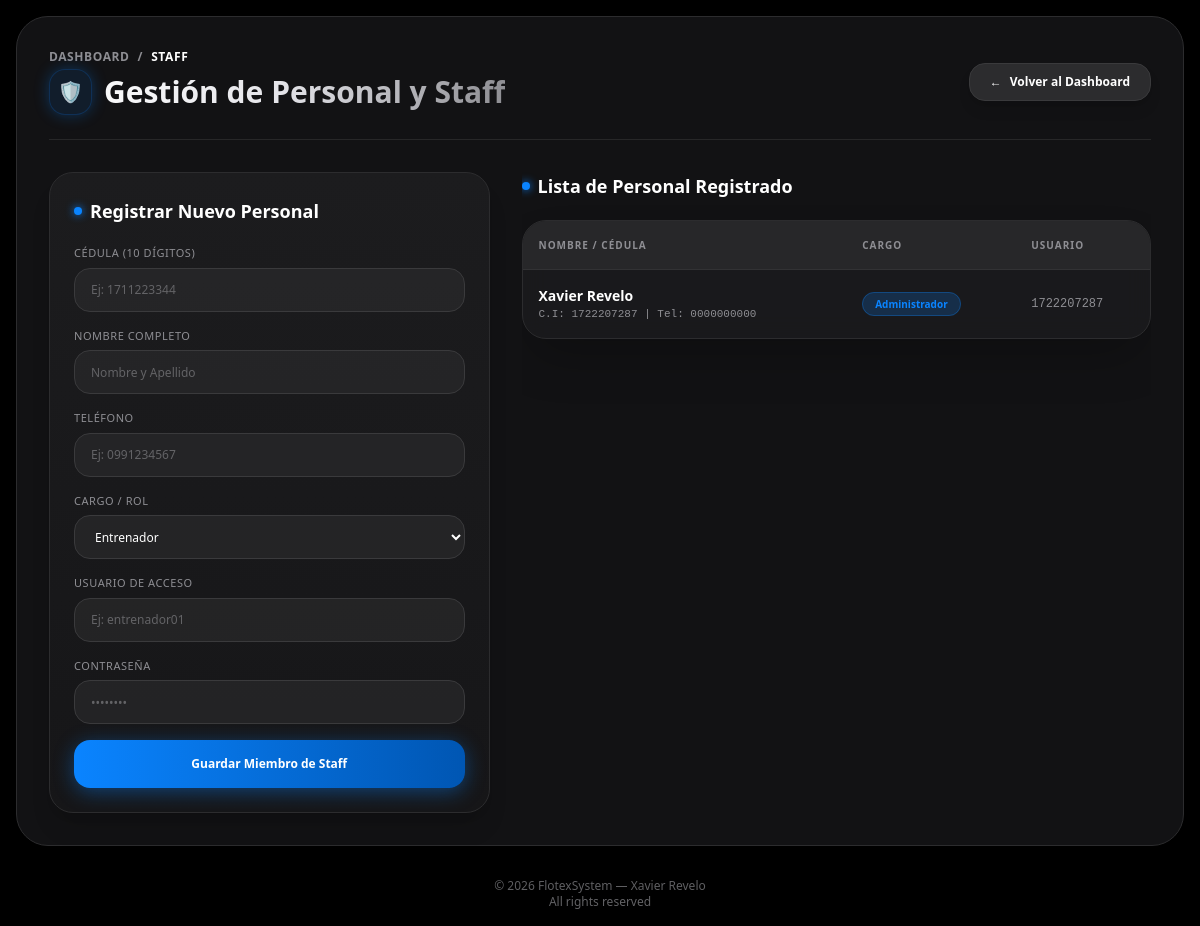
/staff (signed in), run on an earlier commit of the app's database.
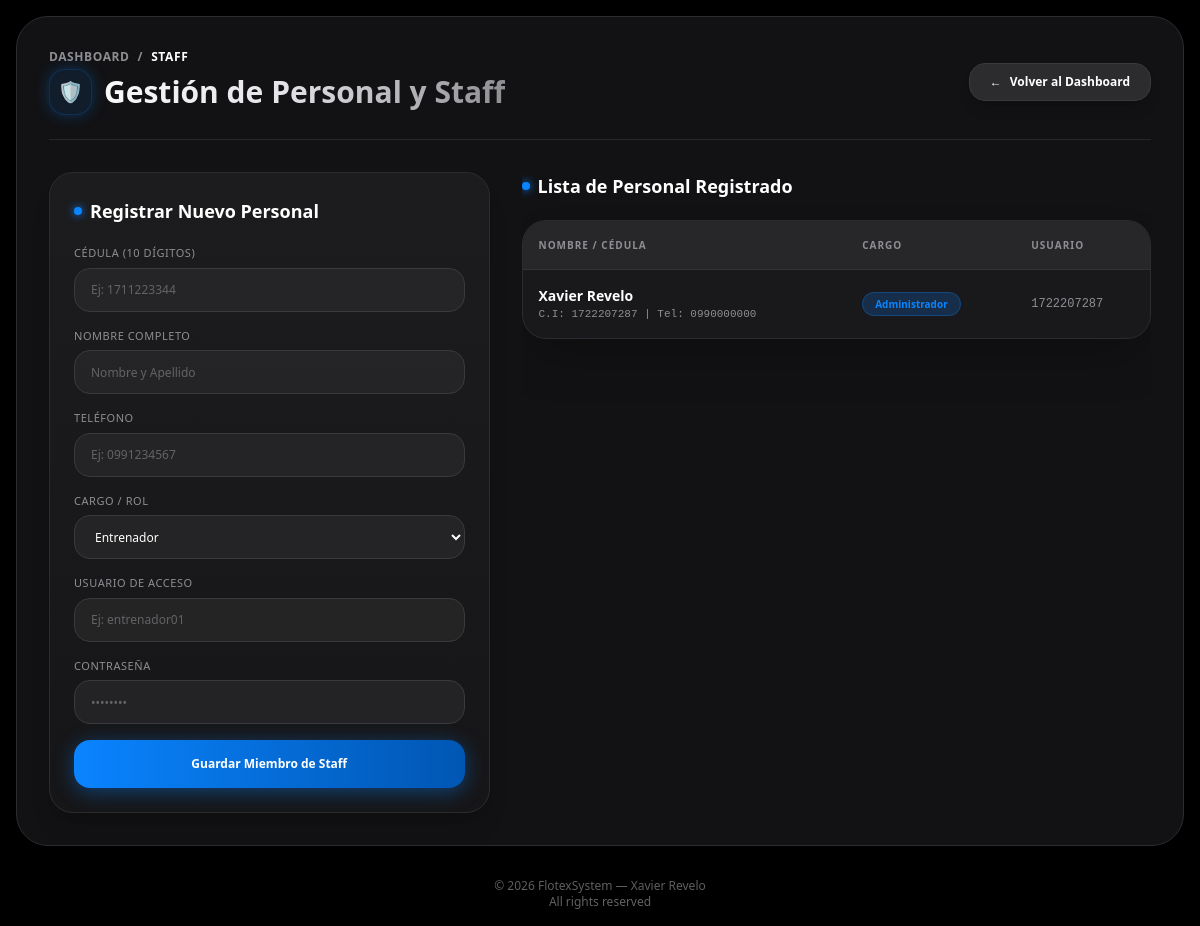
And on a later commit of the database.
### tables this page shows
CREATE TABLE staff (
            id INTEGER PRIMARY KEY AUTOINCREMENT,
            cedula TEXT UNIQUE NOT NULL,
            nombre TEXT NOT NULL,
            cargo TEXT NOT NULL,
            telefono TEXT,
            usuario TEXT UNIQUE NOT NULL,
            password TEXT NOT NULL,
            estado TEXT DEFAULT 'Activo',
            primer_ingreso INTEGER DEFAULT 1
        );

### app.py (the view, shortened to what this page needs)
@app.route("/staff", methods=["GET", "POST"])
def staff():
    if "usuario" not in session:
        return redirect(url_for("login"))
    conn = sqlite3.connect(DB_NAME)
    cursor = conn.cursor()
    cursor.execute("SELECT id, cedula, nombre, telefono, cargo, usuario FROM staff")
    staff_list = cursor.fetchall()
    conn.close()
    return render_template("staff.html", staff_list=staff_list, nombre=session.get("nombre"))

### templates/staff.html (shortened to what this page needs)
{% extends "base.html" %}
{% block content %}
<div class="w-full max-w-7xl bg-[#121214] border border-[#2C2C2E] rounded-[32px] p-6 md:p-8 shadow-[0_0_50px_rgba(0,0,0,0.8)] backdrop-blur-xl">
    <div class="flex flex-col md:flex-row justify-between items-start md:items-center border-b border-[#2C2C2E]/80 pb-6 mb-8 gap-4">
        <div>
            <div class="flex items-center gap-2 text-xs text-[#8E8E93] mb-1 tracking-wider uppercase font-semibold">
                <a href="/dashboard" class="hover:text-[#0A84FF] transition">Dashboard</a>
                <span>/</span>
                <span class="text-white">Staff</span>
            </div>
            <h1 class="text-3xl font-extrabold text-transparent bg-clip-text bg-gradient-to-r from-white via-[#E5E5EA] to-[#8E8E93] flex items-center gap-3">
                <span class="p-2 rounded-2xl bg-[#0A84FF]/10 text-[#0A84FF] border border-[#0A84FF]/20 text-xl shadow-[0_0_15px_rgba(10,132,255,0.3)]">🛡️</span>
            </h1>
        </div>
        <a href="/dashboard" class="bg-[#2C2C2E] hover:bg-[#3A3A3C] text-white border border-[#3A3A3C] px-5 py-2.5 rounded-2xl text-xs font-semibold transition flex items-center gap-2 shadow-lg">
            <span>←</span> Volver al Dashboard
        </a>
    </div>
    <div class="grid grid-cols-1 lg:grid-cols-12 gap-8">
        <div class="lg:col-span-5 bg-gradient-to-b from-[#1C1C1E] to-[#161618] border border-[#2C2C2E] rounded-3xl p-6 shadow-xl relative overflow-hidden">
            <h2 class="text-lg font-bold text-white mb-5 flex items-center gap-2">
                <span class="w-2 h-2 rounded-full bg-[#0A84FF] shadow-[0_0_8px_#0A84FF]"></span>
                Registrar Nuevo Personal
            </h2>
            <form action="/staff" method="POST" class="space-y-4">
                <div>
                    <label class="text-[11px] font-medium text-[#8E8E93] block mb-1.5 uppercase tracking-wider">Cédula (10 dígitos)</label>
                    <input type="text" name="cedula" required maxlength="10" minlength="10" pattern="[0-9]{10}"
                        placeholder="Ej: 1711223344"
                        oninput="this.value = this.value.replace(/[^0-9]/g, '');"
                        class="w-full h-11 px-4 rounded-2xl bg-[#2C2C2E]/60 border border-[#3A3A3C] text-white placeholder-[#636366] focus:outline-none focus:border-[#0A84FF] text-xs transition">
                </div>
                <div>
                    <label class="text-[11px] font-medium text-[#8E8E93] block mb-1.5 uppercase tracking-wider">Nombre Completo</label>
                    <input type="text" name="nombre" required
                        placeholder="Nombre y Apellido"
                        class="w-full h-11 px-4 rounded-2xl bg-[#2C2C2E]/60 border border-[#3A3A3C] text-white placeholder-[#636366] focus:outline-none focus:border-[#0A84FF] text-xs transition">
                </div>
                <div>
                    <label class="text-[11px] font-medium text-[#8E8E93] block mb-1.5 uppercase tracking-wider">Teléfono</label>
                    <input type="text" name="telefono" maxlength="10" pattern="[0-9]{10}"
                        placeholder="Ej: 0991234567"
                        oninput="this.value = this.value.replace(/[^0-9]/g, '');"
                        class="w-full h-11 px-4 rounded-2xl bg-[#2C2C2E]/60 border border-[#3A3A3C] text-white placeholder-[#636366] focus:outline-none focus:border-[#0A84FF] text-xs transition">
                </div>
                <div>
                    <label class="text-[11px] font-medium text-[#8E8E93] block mb-1.5 uppercase tracking-wider">Cargo / Rol</label>
                    <select name="cargo" required
                        class="w-full h-11 px-4 rounded-2xl bg-[#2C2C2E]/60 border border-[#3A3A3C] text-white focus:outline-none focus:border-[#0A84FF] text-xs transition">
                        <option value="Entrenador">Entrenador</option>
                    </select>
                </div>
                <div>
                    <label class="text-[11px] font-medium text-[#8E8E93] block mb-1.5 uppercase tracking-wider">Usuario de Acceso</label>
                    <input type="text" name="usuario" required
                        placeholder="Ej: entrenador01"
                        class="w-full h-11 px-4 rounded-2xl bg-[#2C2C2E]/60 border border-[#3A3A3C] text-white placeholder-[#636366] focus:outline-none focus:border-[#0A84FF] text-xs transition">
                </div>
                <div>
                    <label class="text-[11px] font-medium text-[#8E8E93] block mb-1.5 uppercase tracking-wider">Contraseña</label>
                    <input type="password" name="password" required
                        placeholder="••••••••"
                        class="w-full h-11 px-4 rounded-2xl bg-[#2C2C2E]/60 border border-[#3A3A3C] text-white placeholder-[#636366] focus:outline-none focus:border-[#0A84FF] text-xs transition">
                </div>
                <button type="submit"
                    class="w-full h-12 bg-gradient-to-r from-[#0A84FF] to-[#0056B3] hover:from-[#0056B3] text-white font-bold rounded-2xl transition text-xs shadow-[0_4px_20px_rgba(10,132,255,0.4)] flex items-center justify-center gap-2">
                    <span>Guardar Miembro de Staff</span>
                </button>
            </form>
        </div>
        <div class="lg:col-span-7 overflow-x-auto">
            <h2 class="text-lg font-bold text-white mb-5 flex items-center gap-2">
                <span class="w-2 h-2 rounded-full bg-[#0A84FF] shadow-[0_0_8px_#0A84FF]"></span>
                Lista de Personal Registrado
            </h2>
            <div class="border border-[#2C2C2E] rounded-3xl overflow-hidden bg-[#1C1C1E]/80 backdrop-blur-md shadow-2xl">
                <table class="w-full text-left text-xs text-white">
                    <thead class="bg-[#2C2C2E]/80 text-[#8E8E93] uppercase text-[10px] tracking-widest border-b border-[#3A3A3C]/60">
                        <tr>
                            <th class="p-4">Nombre / Cédula</th>
                            <th class="p-4">Cargo</th>
                            <th class="p-4">Usuario</th>
                        </tr>
                    </thead>
                    <tbody class="divide-y divide-[#2C2C2E]/80">
                        {% for s in staff_list %}
                        <tr class="hover:bg-[#2C2C2E]/40 transition">
                            <td class="p-4">
                                <div class="font-bold text-white text-sm">{{ s[2] }}</div>
                                <div class="text-[11px] text-[#8E8E93] font-mono">C.I: {{ s[1] }} | Tel: {{ s[3] }}</div>
                            </td>
                            <td class="p-4">
                                <span class="px-3 py-1 rounded-full text-[10px] font-bold bg-[#0A84FF]/20 text-[#0A84FF] border border-[#0A84FF]/30">
                                    {{ s[4] }}
                                </span>
                            </td>
                            <td class="p-4 text-[#8E8E93] font-mono">{{ s[5] }}</td>
                        </tr>
                        {% endfor %}
                    </tbody>
                </table>
            </div>
        </div>
    </div>
</div>
{% endblock %}

### templates/base.html (shortened to what this page needs)
<!DOCTYPE html>
<html lang="es" class="dark">
<head>
    <script src="https://cdn.tailwindcss.com"></script>
</head>
<body class="bg-iosBg text-white font-sans antialiased min-h-screen flex flex-col justify-between">
    <main class="flex-grow flex items-center justify-center p-4">
        {% block content %}{% endblock %}
    </main>
    <footer class="text-center py-4 text-xs text-[#636366]">
        © 2026 FlotexSystem — Xavier Revelo<br>All rights reserved
    </footer>
</body>
</html>

What changed in the data, as far as the page shows it:
changed staff "Xavier Revelo": telefono "0000000000" → "0990000000"
